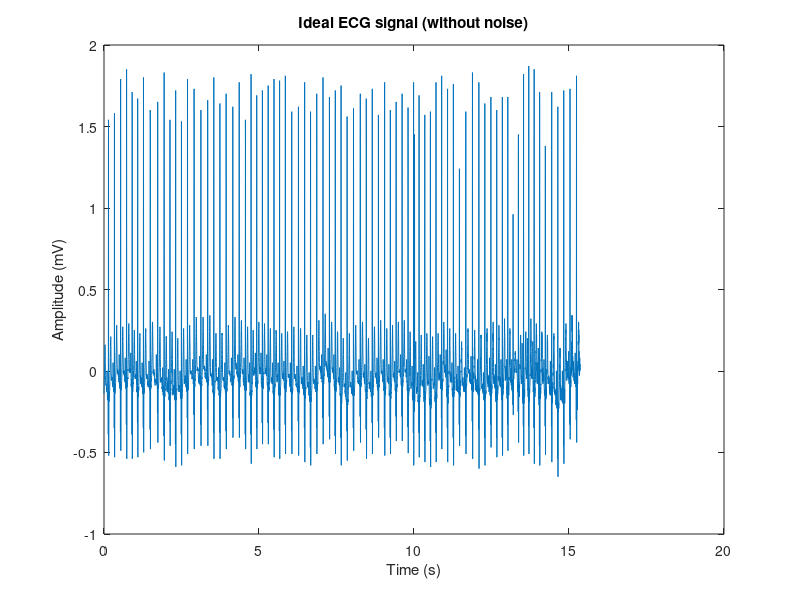
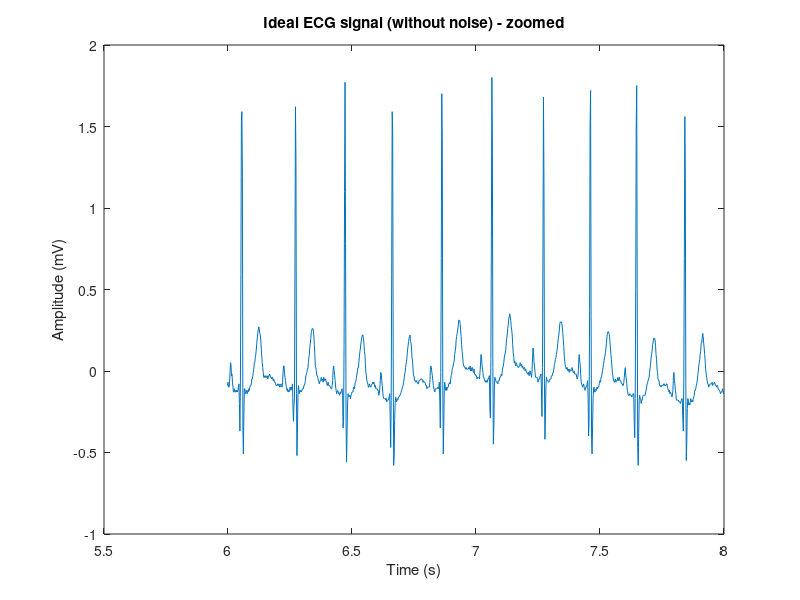
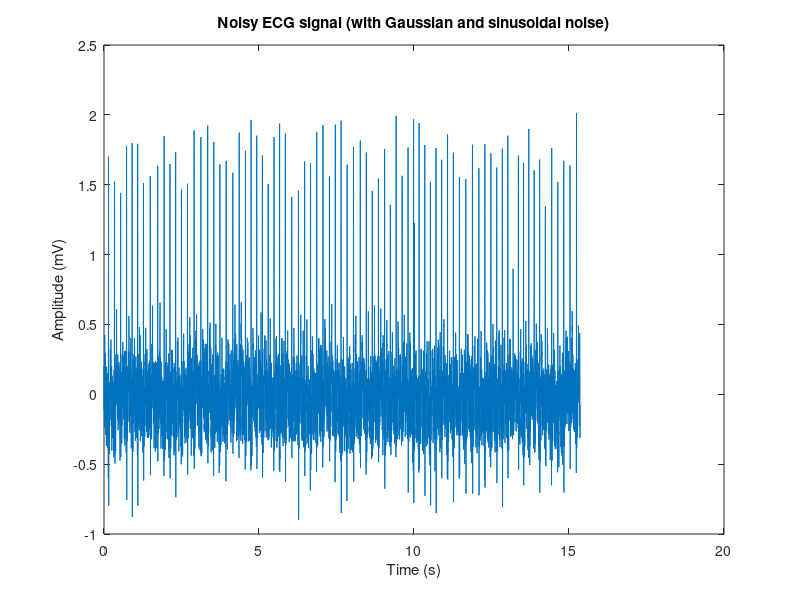
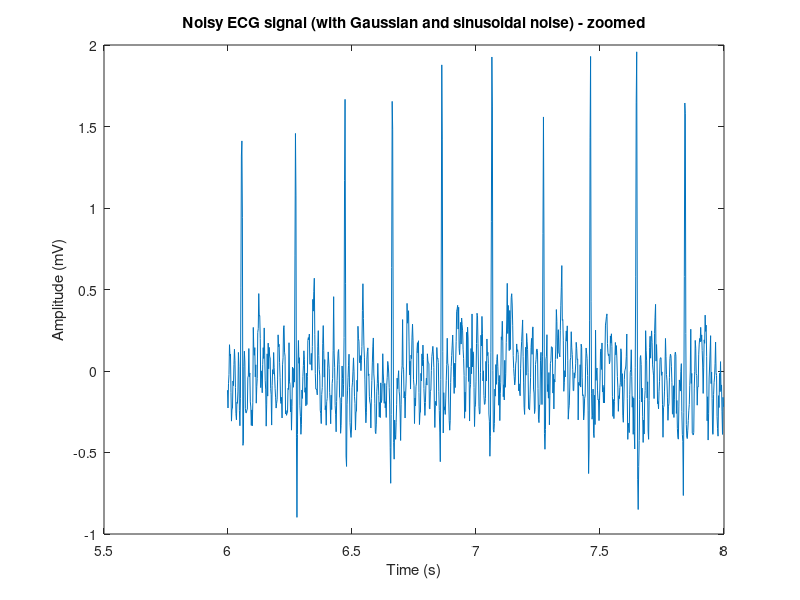

Recreate these plots in MATLAB, in order. (Note: this script raises an error after producing the figures.)
%author - Nuwan Bandara 180066F
clc;
clear all;

load('idealECG.mat');   % load the ideal ECG signal

ideal_ecg = idealECG - mean(idealECG); %mean to zero transformation
fs = 500;               % sampling frequency 500 Hz
len = length(ideal_ecg);
time  = linspace(0, len-1, len)*(1/fs);

% noise addition
n_awgn = awgn(ideal_ecg, 10, 'measured'); % Gaussian white noise addition of 10dB

n_50 = 0.2*sin(2*pi*50*time); % Sinusoidal 50Hz noise manipulation

noisy_ECG = n_awgn + n_50; % Addition of sinusoidal noise to the Gaussian noise added ECG signal

% plotting the noisy ECG signals
figure('Name','Ideal ECG signal (without noise)'),
plot(time, ideal_ecg);
title('Ideal ECG signal (without noise)'), xlabel('Time (s)'), ylabel('Amplitude (mV)');

figure('Name','Ideal ECG signal (without noise)'),
plot(time(3000: 4000), ideal_ecg(3000:4000));
title('Ideal ECG signal (without noise) - zoomed'), xlabel('Time (s)'), ylabel('Amplitude (mV)');

figure('Name','Noisy ECG signal (with Gaussian and sinusoidal noise)'),
plot(time, noisy_ECG);
title('Noisy ECG signal (with Gaussian and sinusoidal noise)'), xlabel('Time (s)'), ylabel('Amplitude (mV)');

figure('Name','Noisy ECG signal (with Gaussian and sinusoidal noise)'),
plot(time(3000:4000), noisy_ECG(3000:4000));
title('Noisy ECG signal (with Gaussian and sinusoidal noise) - zoomed'), xlabel('Time (s)'), ylabel('Amplitude (mV)');


%% Part 1

% The desired signal from extracting the ECG pulse from the ideal ECG signal
single_beat_t = 1.876*fs : 2.043*fs; %84 sample length
yi = ideal_ecg(single_beat_t);
n = time(single_beat_t);

% noisy signal extraction from the T wave to P wave
noise_t = 2.032*fs : 2.072*fs; %21 sample length
noisy_sig = noisy_ECG(noise_t);
noise_n = time(noise_t);
noise_estimated = [noisy_sig noisy_sig noisy_sig noisy_sig]; % Replication of 4 times to make noisy signal with same size as desired signal

% plotting the extracted desired ECG signal and the noisy ECG signal
figure('Name','Extracted ECG Single Beat and Noisy Estimate from T wave to P wave')

subplot(1,3,1)
plot(n,yi)
xlim([n(1),n(end)])
title('Extracted ECG Beat from the desired signal'), xlabel('Time (s)'), ylabel('Amplitude (mV)')

subplot(1,3,2)
plot(linspace(1,21,21),noisy_sig,'r')
title('Isoelectric ECG Segment with noise'), xlabel('Time (s)'), ylabel('Amplitude (mV)');

subplot(1,3,3)
plot(linspace(1,84,84),noise_estimated,'k')
title('Isoelectric ECG Segment with noise (with replication)'), xlabel('Time (s)'), ylabel('Amplitude (mV)');

% With an arbitary filter order
order = 18; %arbitrarily selected
noise_added = noisy_ECG - ideal_ecg;

weight_mat = weiner_weight_vector(yi, noise_estimated, order);    % Weight matrix
disp(weight_mat');

y_hat = Weiner_filter(noisy_ECG, weight_mat); % filter the signal using Wiener weight matrix

figure('Name', 'Weiner Filtering for Arbitarily selpected order = 18')
plot(time, ideal_ecg, time, noisy_ECG, time, y_hat)
legend('Ideal ECG','Noisy ECG','Weiner Filtered ECG with order = 18')
title('Weiner Filtering of a noisy ECG signal with M = 18')
xlabel('Time (s)'), ylabel('Amplitude (mV)');

figure('Name', 'Weiner Filtering for Arbitarily selpected order = 18')
plot(time(3000:4000), ideal_ecg(3000:4000), time(3000:4000), noisy_ECG(3000:4000), time(3000:4000), y_hat(3000:4000))
legend('Ideal ECG','Noisy ECG','Weiner Filtered ECG with order = 18')
title('Weiner Filtering of a noisy ECG signal with M = 18 - zoomed')
xlabel('Time (s)'), ylabel('Amplitude (mV)');


% Find Optimum filter order and the coefficients for Wiener method
order_range = 50;
MSE_mat = NaN(1,order_range);

for order = 2: order_range
    weight_mat = weiner_weight_vector(yi, noise_estimated, order);
    y_hat = Weiner_filter(noisy_ECG(single_beat_t),weight_mat); 
    MSE_mat(order) = immse(y_hat, ideal_ecg(single_beat_t));
end

figure('Name','MSE of different order Wiener filters vs Filter Order')
plot(MSE_mat)
hold on 
[min_MSE,min_ord] = min(MSE_mat);
scatter(min_ord, min_MSE)
title('MSE of different order Wiener filters vs Filter Order')
xlabel('Filter Order'), ylabel('MSE');

% Optimum Order
optimal_order = min_ord;
optimal_weight_mat = weiner_weight_vector(yi, noise_estimated, optimal_order);
disp(optimal_weight_mat);
optimal_y_hat = Weiner_filter(noisy_ECG, optimal_weight_mat);

figure('Name', 'Optimum ordered Wiener filter')
plot(time, ideal_ecg, time, noisy_ECG, time, optimal_y_hat)
legend('Ideal ECG','Noisy ECG','Weiner Filtered ECG with optimum order')
title('Weiner Filtering of noisy ECG with optimum order')
xlabel('Time (s)'), ylabel('Amplitude (mV)');

figure('Name', 'Optimum ordered Wiener filter')
plot(time(3000:4000), ideal_ecg(3000:4000), time(3000:4000), noisy_ECG(3000:4000), time(3000:4000), optimal_y_hat(3000:4000))
legend('Ideal ECG','Noisy ECG','Weiner Filtered ECG with optimum order')
title('Weiner Filtering of noisy ECG with optimum order - zoomed')
xlabel('Time (s)'), ylabel('Amplitude (mV)');

% Filter characteristics using fvtool
fvtool(optimal_weight_mat,1)

% The spectrum analysis
[Px_noisy_signal, F1_noisy_sig] = periodogram(noisy_ECG, [], [], fs);
[Px_noise,F2_noise] = periodogram(noise_added, [], [], fs);
[Px_ideal,F3_ideal] = periodogram(ideal_ecg, [], [], fs);
[Px_y_hat,F4_y_hat] = periodogram(optimal_y_hat, [], [], fs);

figure('Name','PSD of signals')
semilogy(F1_noisy_sig, Px_noisy_signal, F2_noise, Px_noise, F3_ideal, Px_ideal, F4_y_hat, Px_y_hat);
legend('Noisy ECG signal','Noise','Desired signal','Optimum Wiener-filtered signal')
title('Power Spectral Density'),xlabel('Frequency (Hz)'),ylabel('dB/Hz');

figure('Name','PSD of signals')
semilogy(F1_noisy_sig(500:3500), Px_noisy_signal(500:3500), F2_noise(500:3500), Px_noise(500:3500), F3_ideal(500:3500), Px_ideal(500:3500), F4_y_hat(500:3500), Px_y_hat(500:3500));
legend('Noisy ECG signal','Noise','Desired signal','Optimum Wiener-filtered signal')
title('Power Spectral Density - zoomed'),xlabel('Frequency (Hz)'),ylabel('dB/Hz');

%% Part 2 

figure('Name','Extracted ECG Single Beat');
plot(linspace(1,84,84), yi)
xlim([0,84])
title('Extracted ECG Beat'), xlabel('Sample'), ylabel('Amplitude (mV)')

% Linear model of an ECG signal beat
linear_signal = zeros(1,84);
for i = 1: length(yi) %the domains and the gradients are experimentally decided
    if i > 79
        linear_signal(i) = 0;
    elseif i > 70 
        linear_signal(i) = ((0.211062+0.108938) - (0))*(i - 79)/(70 - 79) + (0);  
    elseif i > 68
        linear_signal(i) = (0.211062+0.108938);
    elseif i > 55
        linear_signal(i) = ((0.211062+0.108938) - (0))*(i - 55)/(68 - 55) + (0);  
    elseif i > 40
        linear_signal(i) = 0;
    elseif i > 37
        linear_signal(i) = (0 - (-0.548938))*(i - 37)/(40 - 37) + (-0.548938);
    elseif i > 34
        linear_signal(i) = (1.83106 - (-0.548938))*(i - 37)/(34 - 37) + (-0.548938);
    elseif i > 30 
        linear_signal(i) = (1.83106 - (-0.398938))*(i - 30)/(34 - 30) + (-0.398938);
    elseif i > 28
        linear_signal(i) = ((0) - (-0.398938))*(i - 30)/(28 - 30) + (-0.398938);
    elseif i > 16
        linear_signal(i) = 0;
    elseif i > 12
        linear_signal(i) = ((0.0110618+0.128938) - (0))*(i - 16)/(12 - 16) + (0);
    elseif i > 11
        linear_signal(i) = (0.0110618+0.128938);
    elseif i > 8 
        linear_signal(i) = ((0.0110618+0.128938) - (0))*(i - 8)/(11 - 8) + (0);
    else
        linear_signal(i) = 0;
    end
end

linear_signal = linear_signal + ones(1,84)*0.001;
figure('Name','Linear Model of an ECG single beat');
plot(linspace(1,84,84), linear_signal)
xlim([0,84])
title('Linearly modelled ECG Beat'), xlabel('Sample'), ylabel('Amplitude (mV)')

% Arbitary ordered Wiener filter
order = 18;
noise_added = noisy_ECG-ideal_ecg;
weight_mat = weiner_weight_vector(linear_signal, noise_estimated, order);   % Wiener weight matrix
disp(weight_mat');

y_hat = Weiner_filter(noisy_ECG, weight_mat); % filter the signal using Wiener weight matrix

figure('Name', 'Weiner Filtering of arbitary order = 18 for ECG signal')
plot(time, ideal_ecg, time, noisy_ECG, time, y_hat)
legend('Ideal ECG','Noisy ECG','Linear Modelled ECG signal filtered by a Weiner Filter with order = 18')
title('Weiner Filtering of arbitary order = 18 for noisy ECG signal')
xlabel('Time (s)'), ylabel('Amplitude (mV)');

figure('Name', 'Weiner Filtering of arbitary order = 18 for ECG signal')
plot(time(3000:4000), ideal_ecg(3000:4000), time(3000:4000), noisy_ECG(3000:4000), time(3000:4000), y_hat(3000:4000))
legend('Ideal ECG','Noisy ECG','Linear Modelled ECG signal filtered by a Weiner Filter with order = 18')
title('Weiner Filtering of arbitary order = 18 for noisy ECG signal - zoomed')
xlabel('Time (s)'), ylabel('Amplitude (mV)');


% Find Optimum filter order and the coefficients for Wiener method
order_range = 50;
MSE_mat = NaN(1,order_range);

for order = 2: order_range
    weight_mat = weiner_weight_vector(linear_signal, noise_estimated, order);
    y_hat = Weiner_filter(noisy_ECG(single_beat_t),weight_mat); 
    MSE_mat(order) = immse(y_hat, ideal_ecg(single_beat_t));
end

figure('Name','MSE of different order Wiener filters vs Filter Order | linear modelled ECG')
plot(MSE_mat)
hold on 
[min_MSE,min_ord] = min(MSE_mat);
scatter(min_ord, min_MSE)
title('MSE of different order Wiener filters vs Filter Order | linear modelled ECG')
xlabel('Filter Order'), ylabel('MSE');

% Optimum order
optimal_order = min_ord;
optimal_weight_mat = weiner_weight_vector(linear_signal, noise_estimated, optimal_order);
optimal_y_hat = Weiner_filter(noisy_ECG, optimal_weight_mat);

figure('Name', 'Optimum ordered Wiener filter | linear modelled ECG')
plot(time, ideal_ecg, time, noisy_ECG, time, optimal_y_hat)
legend('Ideal ECG','Noisy ECG','Weiner Filtered ECG with optimum order | linear modelled ECG')
title('Weiner Filtering of noisy ECG with optimum order | linear modelled ECG')
xlabel('Time (s)'), ylabel('Amplitude (mV)');

figure('Name', 'Optimum ordered Wiener filter | linear modelled ECG')
plot(time(3000:4000), ideal_ecg(3000:4000), time(3000:4000), noisy_ECG(3000:4000), time(3000:4000), optimal_y_hat(3000:4000))
legend('Ideal ECG','Noisy ECG','Weiner Filtered ECG with optimum order | linear modelled ECG')
title('Weiner Filtering of noisy ECG with optimum order | linear modelled ECG - zoomed')
xlabel('Time (s)'), ylabel('Amplitude (mV)');

% Filter characteristics using fvtool
fvtool(optimal_weight_mat,1)

% Spectrum analysis
[Px_noisy_signal, F1_noisy_sig] = periodogram(noisy_ECG, [], [], fs);
[Px_noise,F2_noise] = periodogram(noise_added, [], [], fs);
[Px_ideal,F3_ideal] = periodogram(ideal_ecg, [], [], fs);
[Px_y_hat,F4_y_hat] = periodogram(optimal_y_hat, [], [], fs);

figure('Name','PSD of signals')
semilogy(F1_noisy_sig, Px_noisy_signal, F2_noise, Px_noise, F3_ideal, Px_ideal, F4_y_hat, Px_y_hat);
legend('Noisy ECG signal','Noise','Desired signal','Optimum Wiener filtered signal')
title('Power Spectral Density'),xlabel('Frequency (Hz)'),ylabel('dB/Hz');

figure('Name','PSD of signals')
semilogy(F1_noisy_sig(500:3500), Px_noisy_signal(500:3500), F2_noise(500:3500), Px_noise(500:3500), F3_ideal(500:3500), Px_ideal(500:3500), F4_y_hat(500:3500), Px_y_hat(500:3500));
legend('Noisy ECG signal','Noise','Desired signal','Optimum Wiener filtered signal')
title('Power Spectral Density - zoomed'),xlabel('Frequency (Hz)'),ylabel('dB/Hz');

%% 1.2 Freq Derivation

[y_hat_freq, W_f] = weiner_filter_frequency_domain(ideal_ecg, noise_added, noisy_ECG);
figure('Name', 'Weiner Filtering in frequency domain')
plot(time, ideal_ecg, time, noisy_ECG, time, y_hat_freq)
legend('Ideal ECG','Noisy ECG','Weiner Filtered ECG in frequency domain')
title('Weiner Filtering in frequency domain'),
xlabel('Time (s)'),ylabel('Amplitude (mV)');

figure('Name', 'Weiner Filtering in frequency domain')
plot(time(3000:4000), ideal_ecg(3000:4000), time(3000:4000), noisy_ECG(3000:4000), time(3000:4000), y_hat_freq(3000:4000))
legend('Ideal ECG','Noisy ECG','Weiner Filtered ECG in frequency domain')
title('Weiner Filtering in frequency domain - zoomed'),
xlabel('Time (s)'),ylabel('Amplitude (mV)');

% Plotting the spectrum
[Px_noisy_signal, F1_noisy_sig] = periodogram(noisy_ECG, [], [], fs);
[Px_noise,F2_noise] = periodogram(noise_added, [], [], fs);
[Px_ideal,F3_ideal] = periodogram(ideal_ecg, [], [], fs);
[Px_yhat_freq, F4_yhat_freq] = periodogram(y_hat_freq, [], [], fs);

figure('Name','PSD Weiner Filter in frequency domain')
semilogy(F1_noisy_sig, Px_noisy_signal, F2_noise, Px_noise, F3_ideal, Px_ideal, F4_yhat_freq, Px_yhat_freq);
legend('Noisy signal','Noise','Desired signal','Frequency-domain Wiener Filtered Signal')
title('Power Spectral Density'),xlabel('Frequency (Hz)'),ylabel('dB/Hz');

figure('Name','PSD Weiner Filter in frequency domain')
semilogy(F1_noisy_sig(500:3500), Px_noisy_signal(500:3500), F2_noise(500:3500), Px_noise(500:3500), F3_ideal(500:3500), Px_ideal(500:3500), F4_yhat_freq(500:3500), Px_yhat_freq(500:3500));
legend('Noisy signal','Noise','Desired signal','Frequency-domain Wiener Filtered Signal')
title('Power Spectral Density - zoomed'),xlabel('Frequency (Hz)'),ylabel('dB/Hz');

%% Comparison of frequency-domain and time-domain weiner filtering

figure('Name', 'Comparing Frequency domain and Time domain weiner filter')
plot(time, ideal_ecg, 'b', time, optimal_y_hat,'g', time, y_hat_freq, 'r')
legend('Ideal ECG','Through optimum time-domain derived Weiner filering', 'Through frequency-domain Weiner filtering')
title('Comparison of frequency-domain and time-domain weiner filters')
xlabel('Time (s)'), ylabel('Amplitude (mV)');

figure('Name', 'Comparing Frequency domain and Time domain weiner filter')
plot(time(3000:4000), ideal_ecg(3000:4000), 'b', time(3000:4000), optimal_y_hat(3000:4000),'g', time(3000:4000), y_hat_freq(3000:4000), 'r')
legend('Ideal ECG','Through optimum time-domain derived Weiner filering', 'Through frequency-domain Weiner filtering')
title('Comparison of frequency-domain and time-domain weiner filters - zoomed')
xlabel('Time (s)'), ylabel('Amplitude (mV)');

% comparison of MSEs between two methods
mse_time = immse(optimal_y_hat, ideal_ecg);
mse_freq = immse(y_hat_freq, ideal_ecg);
disp('Time-domain MSE');
disp(mse_time);
disp('Frequency-domain MSE');
disp(mse_freq);


%% 1.3 Effect on non-stationary noise on the Wiener filtering

% For adding two sinusoidal noises to the desired signal as non-stationary
f1 = 50;
f2 = 100;

time_p1 = time(1 : floor(length(time)/2));
time_p2 = time(floor(length(time)/ 2) + 1 : end);

n50_p1 = 0.2*sin(2*pi*f1*time_p1);
n100_p1 = 0.3*sin(2*pi*f2*time_p2);

non_stationary_noise = [n50_p1 n100_p1];
non_stationary_noisy_sig = n_awgn + non_stationary_noise;

% ECG signal with non-stationary noise to be filtered by the derived frequency-domain Weiner filter

N = length(non_stationary_noisy_sig);  
S_Xf  = fft(non_stationary_noisy_sig, N*2-1);
S_Yhat = W_f.* S_Xf;                    % Estimation of the desired signal from observation and using Wiener filter
y_hat_time = ifft(S_Yhat);              % Inverse discrete Fourier to convert into time-domain
y_hat_non_stationary = y_hat_time(1 : N);

figure('Name','Comparison of the effect of Non-stationary noise vs stationary noise')
plot(time, ideal_ecg, time, y_hat_non_stationary, time, y_hat_freq)
xlim([time(1),time(end)])
legend('Ideal ECG','Non-stationary noise - Filtered by the freq. domain Wiener filter','Stationary noise - Filtered')
title('Comparison of the effect of Non-stationary noise after filtering with Frequency domain Wiener')
xlabel('Time (s)'), ylabel('Amplitude (mV)')

figure('Name','Comparison of the effect of Non-stationary noise vs stationary noise')
plot(time(3500:4500), ideal_ecg(3500:4500), time(3500:4500), y_hat_non_stationary(3500:4500), time(3500:4500), y_hat_freq(3500:4500))
%xlim([time(1),time(end)])
legend('Ideal ECG','Non-stationary noise - Filtered by the freq. domain Wiener filter','Stationary noise - Filtered')
title('Comparison of the effect of Non-stationary noise after filtering with Frequency domain Wiener - zoomed')
xlabel('Time (s)'), ylabel('Amplitude (mV)')

noise_added = non_stationary_noisy_sig - ideal_ecg;

[Px_noisy_signal, F1_noisy_sig] = periodogram(non_stationary_noisy_sig, [], [], fs);
[Px_noise,F2_noise] = periodogram(noise_added, [], [], fs);
[Px_ideal,F3_ideal] = periodogram(ideal_ecg, [], [], fs);
[Px_y_hat_freq_ns, F4_y_hat_freq_ns] = periodogram(y_hat_non_stationary, [], [], fs);

figure('Name','PSD of Weiner Filtered (frequency-domain) ECG signal with Non-stationary noise')
semilogy(F1_noisy_sig, Px_noisy_signal, F2_noise, Px_noise, F3_ideal, Px_ideal, F4_y_hat_freq_ns, Px_y_hat_freq_ns);
legend('Non-stationary noisy ECG ignal','Non-Stationary noise','Desired signal','Frequency-domain Wiener filtered ECG signal')
title('Power Spectral Density applied on the ECG signal with Non-Stationary noise'),xlabel('Frequency (Hz)'),ylabel('dB/Hz');

figure('Name','PSD of Weiner Filtered (frequency-domain) ECG signal with Non-stationary noise')
semilogy(F1_noisy_sig(500:3500), Px_noisy_signal(500:3500), F2_noise(500:3500), Px_noise(500:3500), F3_ideal(500:3500), Px_ideal(500:3500), F4_y_hat_freq_ns(500:3500), Px_y_hat_freq_ns(500:3500));
legend('Non-stationary noisy ECG ignal','Non-Stationary noise','Desired signal','Frequency-domain Wiener filtered ECG signal')
title('Power Spectral Density applied on the ECG signal with Non-Stationary noise - zoomed'),xlabel('Frequency (Hz)'),ylabel('dB/Hz');

%% functions

function W = weiner_weight_vector(y, n_est, order)
    yyT = 0; % Autocorrelation
    nnT = 0;
    
    Yy = 0; % Cross-correlation

    y_mat = zeros(order,1);
    n_mat = zeros(order,1);
    len = length(y);

    for i=1:len
        y_mat(1) = y(i); 
        n_mat(1) = n_est(i);

        yyT = yyT + toeplitz(autocorr(y_mat, order-1));
        nnT = nnT + toeplitz(autocorr(n_mat, order-1));

        Yy = Yy + y_mat*y(i);

        % shifting the delay 
        y_mat(2:order) = y_mat(1 : order-1);
        n_mat(2:order) = n_mat(1 : order-1);
    end

    yyT = yyT.*mean(y.^2);
    nnT = nnT.*mean(n_est.^2);

    autocorr_Y = yyT./ (len - order);
    autocorr_N = nnT./ (len - order);
    theta_Yy = Yy./ (len-order);
    
    autocorr_X = autocorr_Y + autocorr_N;
    W = autocorr_X\theta_Yy;
end

function y_hat = Weiner_filter(signal, weight_mat)
    order = length(weight_mat);
    y_hat = signal;
    for i = 1: length(signal) - order % convolution
        y_hat(i) = signal(i : i + order - 1) * weight_mat;
    end
end

function [y_hat, W_f] = weiner_filter_frequency_domain(template, noise, signal)

    N = length(signal);               % Since of the same size of all FFTs
    
    S_yy = abs(fft(template,N*2-1)).^2;  % Power of template
    S_NN = abs(fft(noise,N*2-1)).^2;     % Power of noise
    S_Xf  = fft(signal,N*2-1);           % Discrete FT of the signal
    
    W_f = S_yy./(S_yy + S_NN);          % Frequency-domain Wiener filter 
    S_Yhat = W_f.*S_Xf;                 % Estimation of the signal from observation and using Wiener filter
    
    y_hat_time = (ifft(S_Yhat));            % time domain using inverse discrete Fourier transform
    y_hat = y_hat_time(1: length(signal));   % To have two-sided FFT

end



